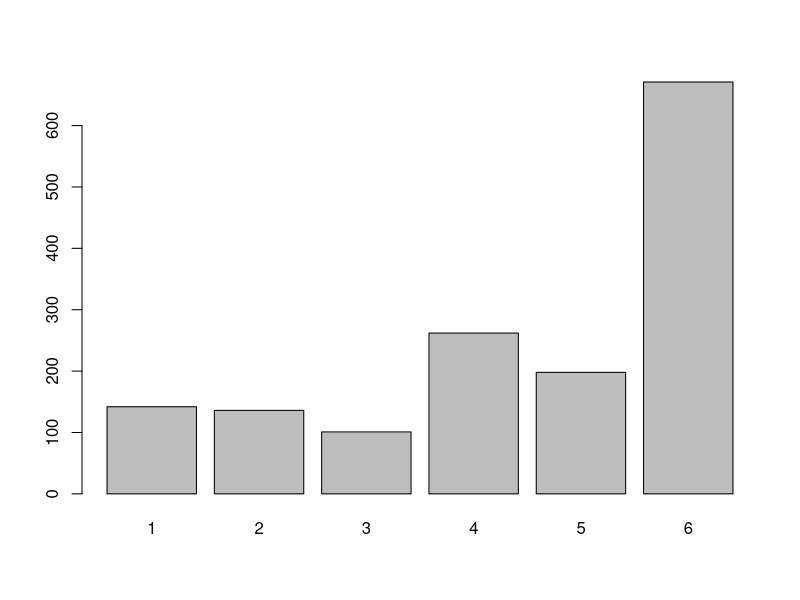

Here is the R script that generated this plot:
## ---- chunk 1
library(readxl)
library(tidyverse)
## ---- chunk 2
dane <- read_excel("../data/test.xlsx")
## ---- chunk 3
table(dane$fc11)
## ---- chunk 4
dane_zwiazek <- dane %>% filter(fc11 == 2)
mean(dane_zwiazek$age)
## ---- chunk 5
dane %>%
  filter(fc11 == 2) %>%
  summarise(m = mean(age))
## ---- chunk 6
aggregate(age ~ fc11, data = dane, FUN = mean)
## ---- chunk 7
mean(dane$age[dane$fc11 == 2])
## ---- chunk 8
aggregate(fp65 ~ sex, data = dane, FUN = min)
## ---- chunk 9
dane %>%
  filter(sex == 1) %>%
  summarise(min = min(fp65),
            max = max(fp65),
            mean = mean(fp65),
            sd = sd(fp65),
            median = median(fp65))
## ---- chunk 10
xtabs(~ class + fp29, dat = dane)
## ---- chunk 11
table(dane$class, dane$fp29)
## ---- chunk 12
dane %>%
  count(class, fp29) %>%
  spread(fp29, n)
## ---- chunk 13
dane$wiek <- ifelse(dane$age <= 35, 1, 2)
xtabs(~ sex + wiek, dane)
## ---- chunk 14
table(dane$fc11) / nrow(dane) * 100
## ---- chunk 15
prop.table(table(dane$fc11))*100
## ---- chunk 16
dane %>%
  count(fc11) %>%
  mutate(p = n/sum(n)*100)
## ---- chunk 17
mez_city <- dane %>% filter(sex == 1, class == 1)
cor(mez_city$fp55, mez_city$fp56)
## ---- chunk 18
dane %>% 
  filter(sex == 1, class == 1) %>% 
  summarise(cor = cor(fp55, fp56))
## ---- chunk 19
cor(dane[dane$sex ==1 & dane$class == 1, c("fp55", "fp56")], method = "pearson")
## ---- chunk 20
quantile(x = dane$fp55[dane$sex == 2])
## ---- chunk 21
dane %>%
  filter(sex == 2 ) %>%
  summarise(q1 = quantile(fp55, probs = 0.25),
            q2 = quantile(fp55, probs = 0.50),
            q3 = quantile(fp55, probs = 0.75))
## ---- chunk 22
rysuj_wykres <- function(zmienna) {
  barplot(table(zmienna))
}

rysuj_wykres(dane$class)
## ---- chunk 23
licz_pow_i_obj <- function(r) {
  
  wynik <- c(pow = 4*pi*r^2, obj = 4/3*pi*r^3)
  
  return(wynik)
}
## ---- chunk 24
licz_pow_i_obj(10)
